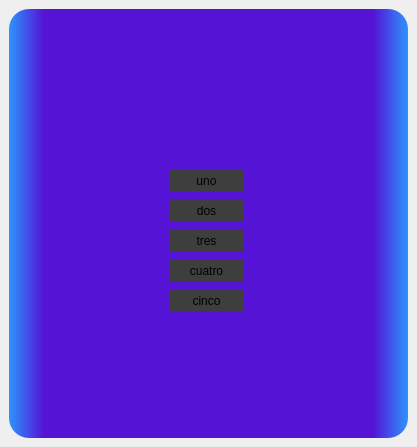
<?xml version="1.0" encoding="UTF-8"?>
<ui version="4.0">
 <class>MainWindow</class>
 <widget class="QMainWindow" name="MainWindow">
  <property name="geometry">
   <rect>
    <x>0</x>
    <y>0</y>
    <width>417</width>
    <height>447</height>
   </rect>
  </property>
  <property name="windowTitle">
   <string>MainWindow</string>
  </property>
  <widget class="QWidget" name="centralwidget">
   <layout class="QVBoxLayout" name="verticalLayout">
    <item>
     <widget class="QFrame" name="frame">
      <property name="styleSheet">
       <string notr="true">
background-color: qlineargradient(spread:reflect, x1:0.5, y1:0, x2:1, y2:0, stop:0.823864 rgba(84, 19, 213, 255), stop:1 rgba(23, 138, 255, 228));
border-radius:20px;</string>
      </property>
      <property name="frameShape">
       <enum>QFrame::StyledPanel</enum>
      </property>
      <property name="frameShadow">
       <enum>QFrame::Raised</enum>
      </property>
      <widget class="QLabel" name="label">
       <property name="geometry">
        <rect>
         <x>0</x>
         <y>30</y>
         <width>391</width>
         <height>121</height>
        </rect>
       </property>
       <property name="layoutDirection">
        <enum>Qt::LeftToRight</enum>
       </property>
       <property name="styleSheet">
        <string notr="true">background-color: rgba(0, 0, 0,0%);</string>
       </property>
       <property name="text">
        <string/>
       </property>
       <property name="pixmap">
        <pixmap>../Downloads/kerbalspaceprogram_93898.png</pixmap>
       </property>
       <property name="alignment">
        <set>Qt::AlignCenter</set>
       </property>
      </widget>
      <widget class="QPushButton" name="pushButton">
       <property name="geometry">
        <rect>
         <x>160</x>
         <y>160</y>
         <width>75</width>
         <height>23</height>
        </rect>
       </property>
       <property name="styleSheet">
        <string notr="true">background-color: qlineargradient(spread:reflect, x1:0.5, y1:0, x2:1, y2:0, stop:1 rgba(62, 62, 62, 255));

border-radius:20px;</string>
       </property>
       <property name="text">
        <string>uno</string>
       </property>
      </widget>
      <widget class="QPushButton" name="pushButton_2">
       <property name="geometry">
        <rect>
         <x>160</x>
         <y>190</y>
         <width>75</width>
         <height>23</height>
        </rect>
       </property>
       <property name="styleSheet">
        <string notr="true">background-color: qlineargradient(spread:reflect, x1:0.5, y1:0, x2:1, y2:0, stop:1 rgba(62, 62, 62, 255));

border-radius:20px;</string>
       </property>
       <property name="text">
        <string>dos</string>
       </property>
      </widget>
      <widget class="QPushButton" name="pushButton_3">
       <property name="geometry">
        <rect>
         <x>160</x>
         <y>220</y>
         <width>75</width>
         <height>23</height>
        </rect>
       </property>
       <property name="styleSheet">
        <string notr="true">background-color: qlineargradient(spread:reflect, x1:0.5, y1:0, x2:1, y2:0, stop:1 rgba(62, 62, 62, 255));

border-radius:20px;</string>
       </property>
       <property name="text">
        <string>tres</string>
       </property>
      </widget>
      <widget class="QPushButton" name="pushButton_4">
       <property name="geometry">
        <rect>
         <x>160</x>
         <y>250</y>
         <width>75</width>
         <height>23</height>
        </rect>
       </property>
       <property name="styleSheet">
        <string notr="true">background-color: qlineargradient(spread:reflect, x1:0.5, y1:0, x2:1, y2:0, stop:1 rgba(62, 62, 62, 255));

border-radius:20px;</string>
       </property>
       <property name="text">
        <string>cuatro</string>
       </property>
      </widget>
      <widget class="QPushButton" name="pushButton_5">
       <property name="geometry">
        <rect>
         <x>160</x>
         <y>280</y>
         <width>75</width>
         <height>23</height>
        </rect>
       </property>
       <property name="styleSheet">
        <string notr="true">background-color: qlineargradient(spread:reflect, x1:0.5, y1:0, x2:1, y2:0, stop:1 rgba(62, 62, 62, 255));

border-radius:20px;</string>
       </property>
       <property name="text">
        <string>cinco</string>
       </property>
      </widget>
     </widget>
    </item>
   </layout>
  </widget>
 </widget>
 <resources/>
 <connections/>
</ui>
